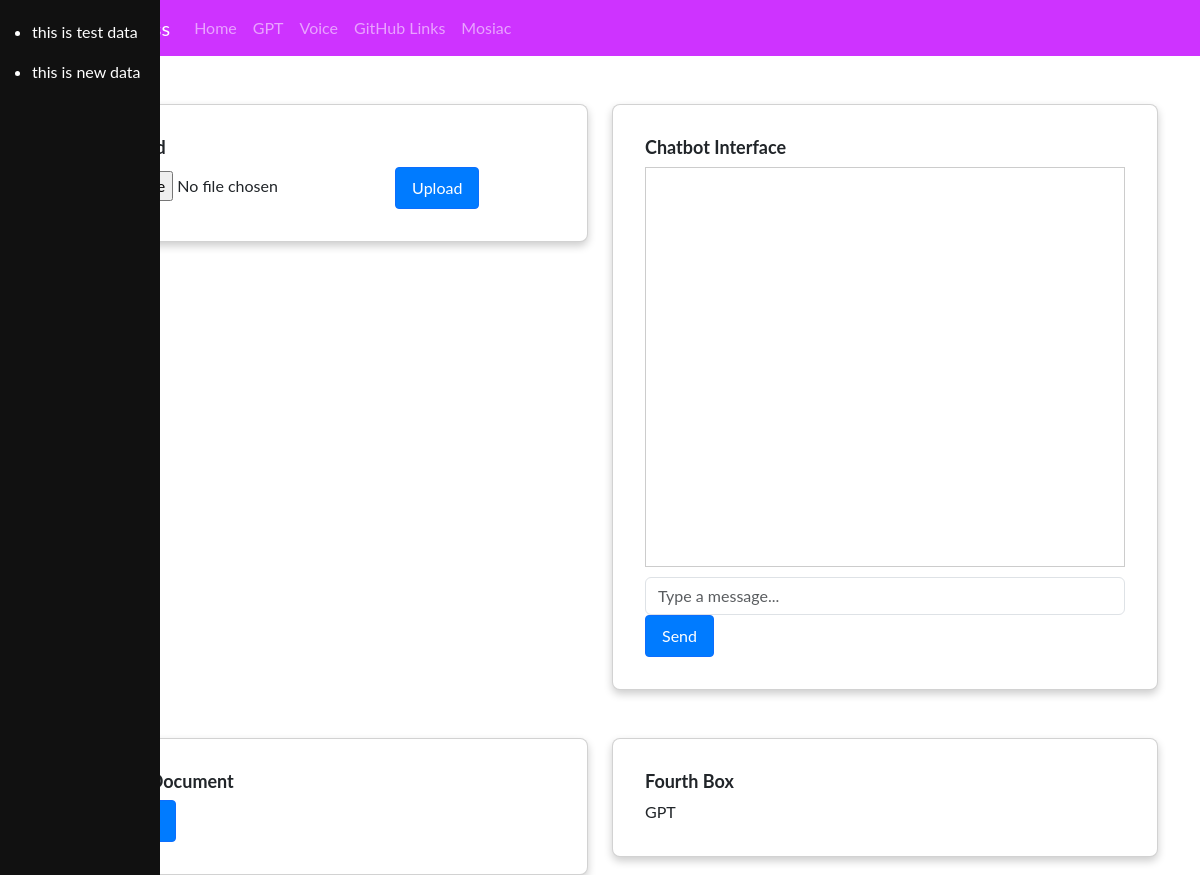
The page /home on the database its author committed.
### tables this page shows
CREATE TABLE "session_data" (
	"id"	INTEGER,
	"name"	TEXT,
	"email"	TEXT,
	"history"	TEXT,
	PRIMARY KEY("id")
);

### app.py (the view)
@app.route("/home")
def index():
    conn = get_db_connection()
    cursor = conn.execute('SELECT * FROM session_data')
    rows = cursor.fetchall()
    conn.close()
    return render_template("index.html", rows=rows)

### db.py (called while the page is built)
def get_db_connection():
    conn = sqlite3.connect('advait_database.db')
    conn.row_factory = sqlite3.Row
    return conn

### templates/index.html (shortened to what this page needs)
{% extends "layout.html" %}
{% block content %}
    <div class="container">
        <div class="row mt-5">
            <div class="col-md-6">
                <div class="card">
                    <div class="card-body">
                        <h5 class="card-title">File Upload</h5>
                        <form action="/files/" method="post" enctype="multipart/form-data">
                            <input type="file" name="file">
                            <button type="submit" class="btn btn-primary">Upload</button>
                        </form>
                    </div>
                </div>
            </div>
            <div class="col-md-6">
                <div class="card">
                    <div class="card-body">
                        <h5 class="card-title">Chatbot Interface</h5>
                        <div class="chat-container" id="chatContainer"></div>
                        <div class="input-container">
                            <input type="text" id="userInput" placeholder="Type a message..." class="form-control">
                            <button type="button" id="sendButton" class="btn btn-primary">Send</button>
                        </div>
                    </div>
                </div>
            </div>
        </div>
        <div class="row mt-5">
            <div class="col-md-6">
                <div class="card">
                    <div class="card-body">
                        <h5 class="card-title">Train the Document</h5>
                        <button type="button" id="customButton" class="btn btn-primary">Train Doc</button>
                    </div>
                </div>
            </div>
            <div class="col-md-6">
                <div class="card">
                    <div class="card-body">
                        <h5 class="card-title">Fourth Box</h5>
                        <a class="nav-link" href="{{ url_for('gpt') }}">GPT</a>
                    </div>
                </div>
            </div>
        </div>
    </div>
{% endblock %}

### templates/layout.html (shortened to what this page needs)
<!DOCTYPE html>
<html>
<head>
    <link rel="stylesheet" href="https://cdn.jsdelivr.net/npm/bootstrap@5.3.0/dist/css/bootstrap.min.css">
    <link rel="stylesheet" type="text/css" href="{{ url_for('static', filename='css/styles.css') }}">
    <link rel="stylesheet" type="text/css" href="{{ url_for('static', filename='css/prism.css') }}">
</head>
<body>
    <nav class="navbar navbar-expand-lg navbar-dark bg-custom">
        <div class="container">
            <a class="navbar-brand" href="#">Advait Discuss</a>
            <div class="collapse navbar-collapse" id="navbarNav">
                <ul class="navbar-nav">
                    <li class="nav-item"><a class="nav-link" href="{{ url_for('index') }}">Home</a></li>
                    <li class="nav-item"><a class="nav-link" href="{{ url_for('gpt') }}">GPT</a></li>
                    <li class="nav-item"><a class="nav-link" href="{{ url_for('voice') }}">Voice</a></li>
                    <li class="nav-item"><a class="nav-link" href="{{ url_for('github_links') }}">GitHub Links</a></li>
                    <li class="nav-item"><a class="nav-link" href="{{ url_for('mosiac') }}">Mosiac</a></li>
                </ul>
            </div>
        </div>
    </nav>
    <div class="sidenav">
        {% for row in rows %}
        <ul>
            <li style="color: white;">{{row['history']}}</li>
        </ul>
        {% endfor %}
      </div>
    {% block content %}
    {% endblock content %}
</body>
</html>

### static/css/styles.css (style rules this page uses)
.chat-container { height: 400px; overflow-y: scroll; border: 1px solid #ccc; padding: 10px; }
.input-container { margin-top: 10px; }
.bg-custom { background-color: #CE33FF; }
.card { box-shadow: 0 4px 8px 0 rgba(0, 0, 0, 0.2); border-radius: 8px; padding: 16px; }
.card-title { font-size: 18px; font-weight: bold; }
.btn { display: inline-block; padding: 8px 16px; background-color: #007bff; color: #fff; text-decoration: none; border-radius: 4px; }
body { font-family: "Lato", sans-serif; }
.sidenav { height: 100%; width: 160px; position: fixed; z-index: 1; top: 0; left: 0; background-color: #111; overflow-x: hidden; padding-top: 20px; }

### rows shown on the page
session_data: history "this is test data"
session_data: history "this is new data"
